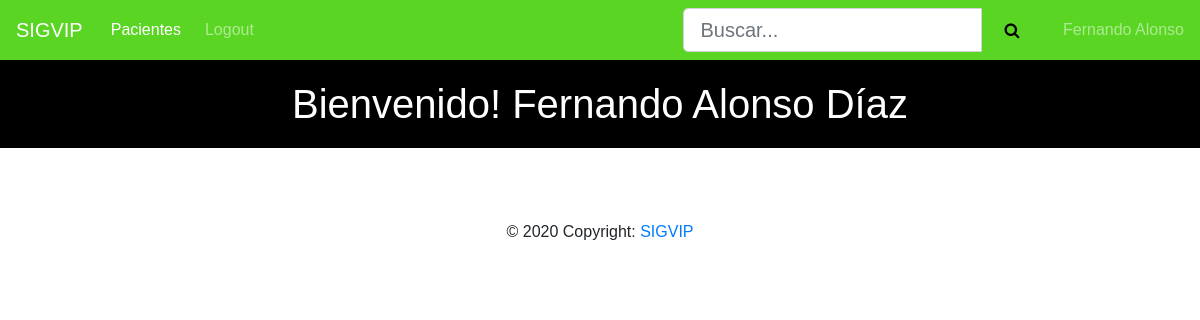
The app's page / (signed in) with its own data.
### api/models.py (models this page shows)
class User(AbstractBaseUser,PermissionsMixin):
    rut = models.CharField(max_length=10,unique=True,validators=[verificador_run])
    nombre = models.CharField(max_length=45)
    apellidoP = models.CharField(max_length=45)
    apellidoM = models.CharField(max_length=45)
    especialidad = models.CharField(max_length=45)
    email = models.EmailField(max_length=60,unique=True)
    """Permisos de usuario"""
    is_active = models.BooleanField(default=True)
    is_staff = models.BooleanField(default=False)
    is_superuser = models.BooleanField(default=False)
    objects = UserManager()
    USERNAME_FIELD = 'email'
    REQUIRED_FIELDS = ['rut','nombre', 'apellidoP','apellidoM']

### pacientes/views.py (the view)
# urls.py: url(r'^$',views.HomePageView.as_view() ,name="index"),
class HomePageView(LoginRequiredMixin,TemplateView):
    def get(self,request,**kwargs):
        return render(request,'index.html',context=None)

### pacientes/templates/index.html (shortened to what this page needs)
{% extends "base.html" %}
{% block pagina %}
  <h1>Bienvenido! {{user.nombre}} {{user.apellidoP}} {{user.apellidoM}}</h1>
{% endblock %}
{% block content %}
<br/>
<br/>
{% include "footer.html" %}
{% endblock %}

### pacientes/templates/navbar.html (shortened to what this page needs)
<nav class="navbar navbar-expand-lg navbar-dark">
    <a class="navbar-brand" href="{% url 'index' %}">SIGVIP</a>
    <div class="collapse navbar-collapse" id="navbarNav">
      <ul class="navbar-nav mr-auto">
        {% if user.is_authenticated %}
            <li class="nav-item active">
                <a class="nav-link" href="/pacientes">Pacientes<span class="sr-only">(current)</span></a>
            </li>
            <li class="nav-item">
                <a class="nav-link" href="{% url 'logout' %}">Logout</a>
            </li>
        </ul>
        <div class="search" style="width: fit-content;margin-left: 35%">
            <form method="GET">
                <div id="custom-search-input">
                    <div class="input-group">
                        <input type="text" class="form-control btn-lg" placeholder="Buscar..." name="buscar"
                            value="{{request.GET.buscar}}">
                        <span class="input-group-list">
                            <button style="background-color: #5ad524;border: none;height: 44px;" type="submit"><i class="fa fa-search btn-lg"></i></button>
                        </span>
                    </div>
                </div>
            </form>
        </div>
        <span class="navbar-text" style="width: fit-content;margin-left: 2%">
            {{user.nombre}} {{user.apellidoP}}
        </span>
        {% else %}
            <li class="nav-item">
                <a class="nav-link" href="{% url 'login' %}">Login</a>
            </li>
        {% endif %}
    </div>
</nav>

### static/css/cursos.css (style rules this page uses)
body { margin: 0; padding: 0; font-family: sans-serif; }
.navbar { background-color: #5ad524; }
.navbar .navbar-brand { color: white; }
h1 { text-align: center; background-color: black; padding: 20px; color: white; }
.navbar .nav-link { color: white; border-radius: .25rem; margin: 0 0.25em; }

### records on screen
User: nombre "Fernando", apellidoP "Alonso", apellidoM "Díaz"
